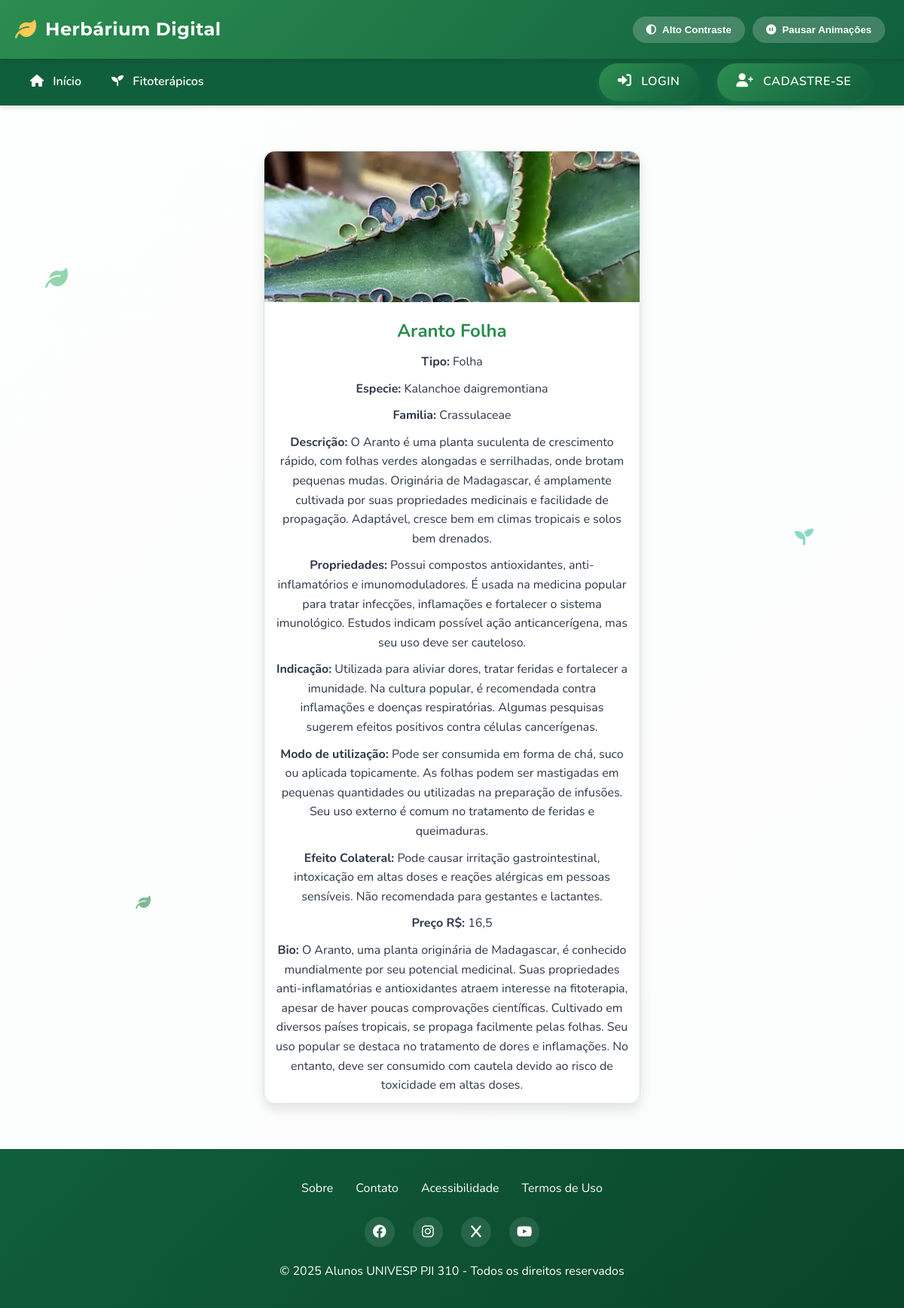
Screenshot of /fitoterapico/18/ with the database file from the repository.
### fitoterapico/models.py (models this page shows, shortened)
class Fitoterapico(models.Model):
    id = models.AutoField(primary_key=True)
    nome = models.CharField(max_length=100)
    tipo = models.ForeignKey(Tipo, on_delete=models.PROTECT, related_name='fitoterapico_tipo')
    especie = models.CharField(max_length=100)
    familia = models.CharField(max_length=100, blank=True, null=True)
    descricao = models.TextField()
    propriedades = models.TextField()
    indicacao = models.TextField()
    modo_uso = models.TextField()
    dosagem = models.CharField(max_length=100, blank=True, null=True)
    efeito_colateral = models.TextField(blank=True, null=True)
    preco = models.FloatField(blank=True, null=True, validators=[MinValueValidator(0)])
    foto = models.ImageField(upload_to='fitoterapico/', blank=True, null=True)
    bio = models.TextField(blank=True, null=True)
    class Meta:
        ordering = ['nome']

class Tipo(models.Model):
    id = models.AutoField(primary_key=True)
    nome = models.CharField(max_length=200)
    def __str__(self):
        return self.nome

### fitoterapico/views.py (the view)
# urls.py: path('fitoterapico/<int:pk>/', FitoterapicoDetailView.as_view(), name='fitoterapico_detail'),
class FitoterapicoDetailView(DetailView):
    model = Fitoterapico
    template_name = 'fitoterapico_detail.html'

### fitoterapico/templates/fitoterapico_detail.html (shortened to what this page needs)
{% extends "base.html" %}
{% block content %}
  <div class="fitoterapico-card">
    {% if object.foto %}
      <img src="{{ object.foto.url }}" alt="{{ object.nome }} - {{ object.tipo }}" loading="lazy">
    {% else %}
        <p class="no-foto">Imagem não disponível</p>
    {% endif %}
      <h2>{{ object.nome }} {{ object.tipo }}</h2>
      <p><strong>Tipo:</strong> {{ object.tipo }}</p>
      <p><strong>Especie:</strong> {{ object.especie }}</p>
      <p><strong>Familia:</strong> {{ object.familia }}</p>
      <p><strong>Descrição:</strong> {{ object.descricao }}</p>
      <p><strong>Propriedades:</strong> {{ object.propriedades }}</p>
      <p><strong>Indicação:</strong> {{ object.indicacao }}</p>
      <p><strong>Modo de utilização:</strong> {{ object.modo_uso }}</p>
      <p><strong>Efeito Colateral:</strong> {{ object.efeito_colateral }}</p>
      <p><strong>Preço R$:</strong> {{ object.preco }}</p>
      {% if object.bio %}
        <p><strong>Bio:</strong> {{ object.bio }}</p>
      {% endif %}
  </div>
{% endblock %}

### app/templates/base.html (style rules this page uses)
:root { --primary-color: #2c8d50; --primary-light: #4eba79; --primary-dark: #105f3c; --secondary-color: #3dc2a6; --accent-color: #ffca55; --tertiary-color: #7f5af0; --danger-color: #e53e3e; --warning-color: #ffca55; --text-light: #ffffff; --text-dark: #2d3748; --text-muted: #718096; --background-light: #f7fafc; --background-card: #ffffff; --border-radius: 12px; --box-shadow: 0 10px 15px -3px rgba(0, 0, 0, 0.1), 0 4px 6px -2px rgba(0, 0, 0, 0.05); --transition: all 0.3s cubic-bezier(0.25, 0.8, 0.25, 1); }
* { margin: 0; padding: 0; box-sizing: border-box; }
body { font-family: 'Nunito', sans-serif; background: linear-gradient(135deg, #f5f7fa 0%, #e4efe9 100%); position: relative; color: var(--text-dark); line-height: 1.6; transition: var(--transition); scroll-behavior: smooth; }
body::before { content: ""; position: absolute; top: 0; left: 0; width: 100%; height: 100%; background-color: rgba(255, 255, 255, 0.85); z-index: -1; }

### fitoterapico/templates/fitoterapico_detail.html (style rules this page uses)
.fitoterapico-card { background-color: rgba(255, 255, 255, 0.9); box-shadow: 0 8px 15px rgba(0, 0, 0, 0.1); border-radius: 15px; overflow: hidden; text-align: center; transition: all 0.3s ease; max-width: 500px; margin: 20px auto 0; margin-bottom: 20px; border: 1px solid rgba(44, 141, 80, 0.2); position: relative; z-index: 1; }
.fitoterapico-card img { width: 100%; height: 200px; object-fit: cover; }
.fitoterapico-card h2 { font-size: 1.5rem; margin: 10px; color: var(--primary-color); }
.fitoterapico-card p { font-size: 1rem; margin-bottom: 10px; padding: 0 15px; }

### rows the page displays
Fitoterapico: foto (picture), nome "Aranto", tipo "Folha", especie "Kalanchoe daigremontiana", familia "Crassulaceae", descricao "O Aranto é uma planta suculenta de crescimento rápido, com folhas verdes alongadas e serrilhadas, onde brotam pequenas mudas. Originária de Madagascar, é amplamente cultivada por suas propriedades medicinais e facilidade de propagação. Adaptável, cresce bem em climas tropicais e solos bem drenados.", propriedades "Possui compostos antioxidantes, anti-inflamatórios e imunomoduladores. É usada na medicina popular para tratar infecções, inflamações e fortalecer o sistema imunológico. Estudos indicam possível ação anticancerígena, mas seu uso deve ser cauteloso.", indicacao "Utilizada para aliviar dores, tratar feridas e fortalecer a imunidade. Na cultura popular, é recomendada contra inflamações e doenças respiratórias. Algumas pesquisas sugerem efeitos positivos contra células cancerígenas.", modo_uso "Pode ser consumida em forma de chá, suco ou aplicada topicamente. As folhas podem ser mastigadas em pequenas quantidades ou utilizadas na preparação de infusões. Seu uso externo é comum no tratamento de feridas e queimaduras.", efeito_colateral "Pode causar irritação gastrointestinal, intoxicação em altas doses e reações alérgicas em pessoas sensíveis. Não recomendada para gestantes e lactantes.", preco "16,5", bio "O Aranto, uma planta originária de Madagascar, é conhecido mundialmente por seu potencial medicinal. Suas propriedades anti-inflamatórias e antioxidantes atraem interesse na fitoterapia, apesar de haver poucas comprovações científicas. Cultivado em diversos países tropicais, se propaga facilmente pelas folhas. Seu uso popular se destaca no tratamento de dores e inflamações. No entanto, deve ser consumido com cautela devido ao risco de toxicidade em altas doses."
